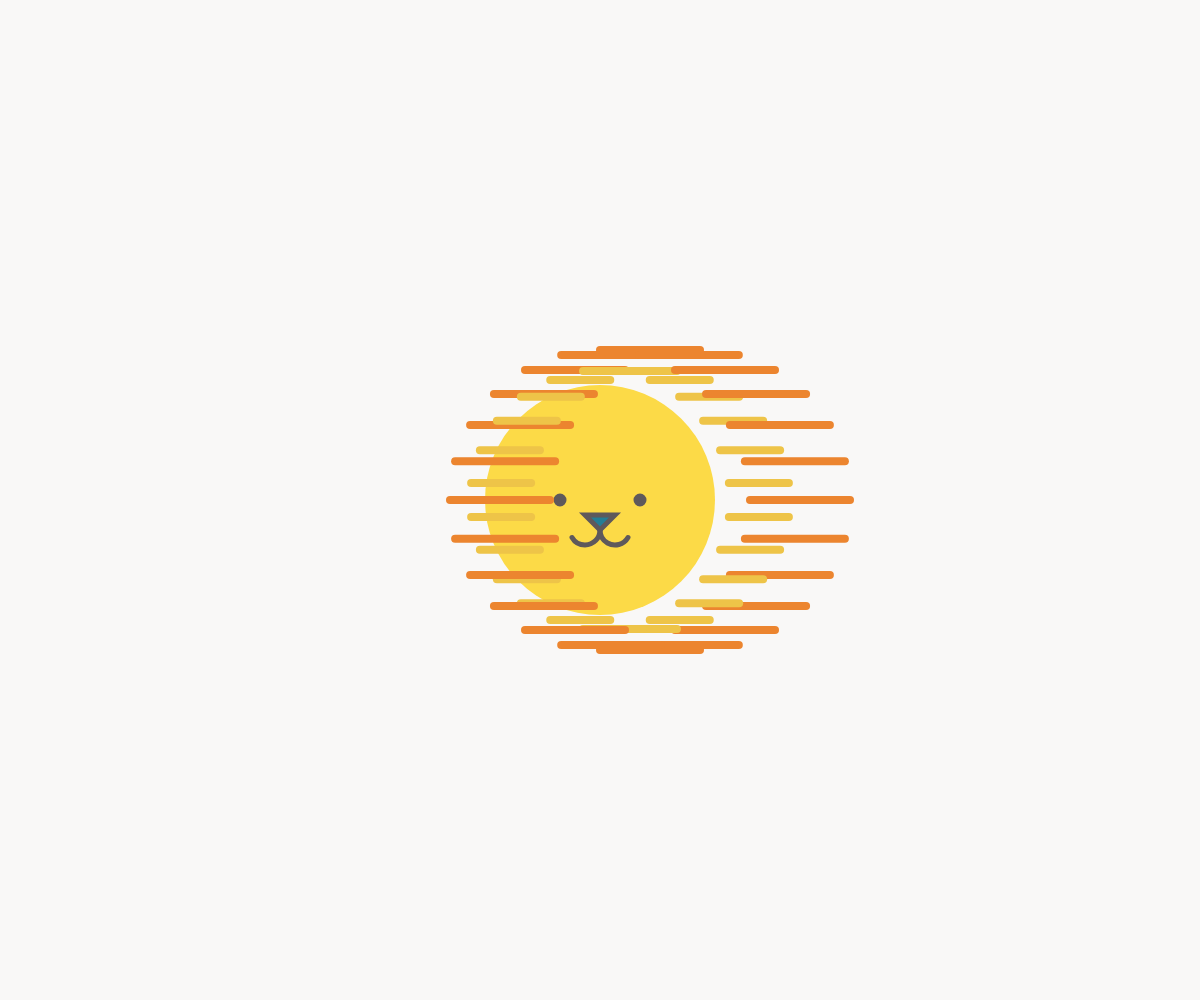
Frame 1 (no input)
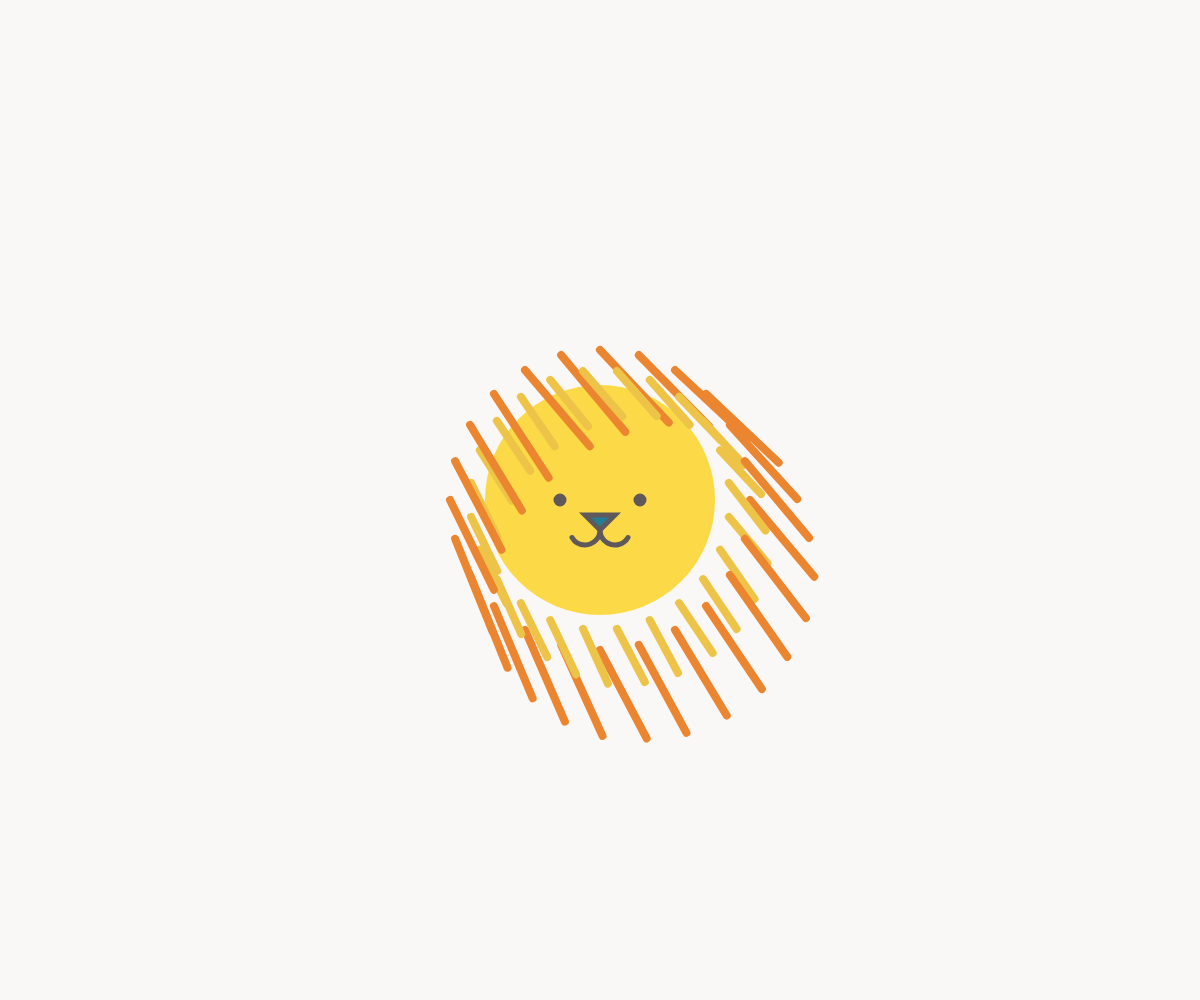
Frame 60 (no input)
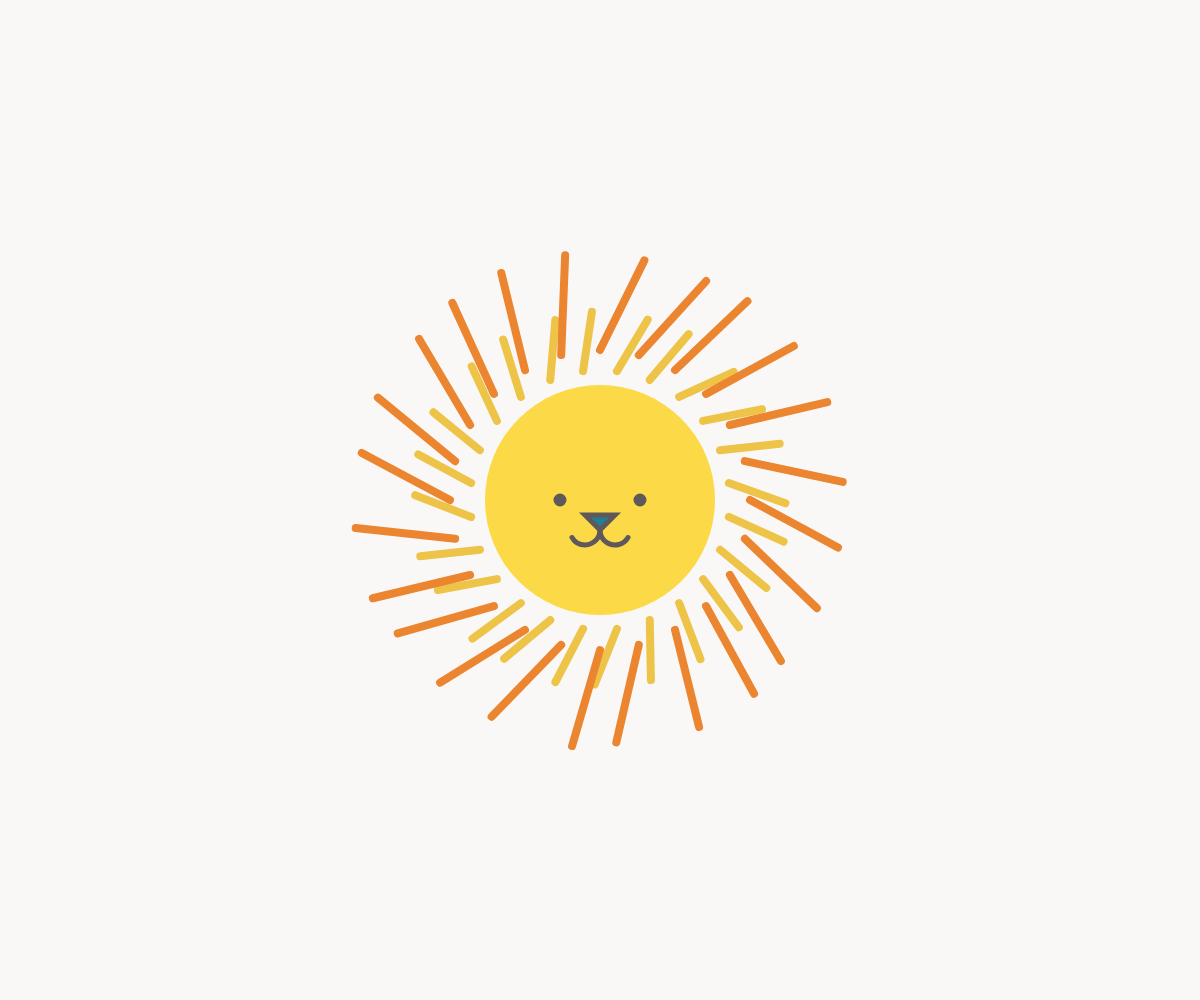
Frame 120 (the mouse pressed at the canvas centre since frame 60)

The p5.js sketch that drew these frames (run headless with seeded random() and noise() and a simulated clock; from frame 60 on, the mouse is pressed at the canvas centre):

// p5.js sketch
// ── sketch.js
var hairs = [];

function preload(){
  // put preload code here
}

function setup() {
  createCanvas(windowWidth,windowHeight)

  angleMode(DEGREES);

  //radius of the outer crest
  var radius = 150;
  //radius of the inner crest
  var radius2 = 130;

  //position of the hairs of the two crests
  for (var i = 0; i < 360; i+=15) {
    var tempX = cos(i)*radius;
    var tempY = sin(i)*radius;
    tempHair = new Hair(windowWidth/2 + tempX, windowHeight/2 + tempY, 100, "#ec852f");
    hairs.push(tempHair);
    tempX = cos(i+15/2)*radius2;
    tempY = sin(i+15/2)*radius2;
    tempHair2 = new Hair(windowWidth/2 + tempX, windowHeight/2 + tempY, 60, "#eec448");
    hairs.push(tempHair2);
  }
}

function draw() {
  background("#f9f8f7");

  //DRAW THE LION'S FACE

  //head
  fill("#fcda47")
  noStroke();
  ellipse(windowWidth/2,windowHeight/2,230)

  //mouth
  strokeWeight(5);
  stroke("#5f595b");
  noFill();
  arc(windowWidth/2+15,windowHeight/2+30,30,30,30,180);
  arc(windowWidth/2-15,windowHeight/2+30,30,30,0,150);

  //eyes
  fill("#5f595b");
  ellipse(windowWidth/2 + 40,windowHeight/2,8)
  ellipse(windowWidth/2 - 40,windowHeight/2,8)

  //nose
  fill("#257d94");
  stroke("#5f595b");
  triangle(windowWidth/2,windowHeight/2+30,windowWidth/2 - 15,windowHeight/2+15,windowWidth/2 + 15,windowHeight/2+15)

  //DRAW THE TWO CRESTS
  for (var i = 0; i < hairs.length; i++) {
    b=hairs[i];
    b.display();
    b.noisy();
  }


}

//object HAIR of the crest
function Hair(_x, _y, _length, _color) {
  //PROPERTIES
  this.x = _x;
  this.y = _y;
  this.length = _length;
  this.color = _color;
  /*
  when a new hair is created it gets a random value for the noise seed,
  so that every hair has a different noise
  */
  this.noiseSeed = random();
  this.noise

  //METHODS

  /*
  the DISPLAY function draws the hair with the first
  point fixed and the other one opposite to the mouse position
  */
  this.display = function (i, xin, yin) {
    //distance mouse-first point
    dx = mouseX - this.x;
    dy = mouseY - this.y;
    //calculate the angle opposite to the nouse position (and add the noise)
    angle1 = atan2(dy, dx) + 180 + this.noise;
    //draw the segment
    segment(this.x, this.y, angle1, this.color, this.length);
  }

  //the NOISY function refresh the NOISE value of the hair
  this.noisy = function (){
    this.noise = 45*noise(frameCount/100 + this.noiseSeed);
  }

}


// the SEGMENT function drwas the hair
function segment(x, y, a, color, length) {
  push();
  translate(x, y);
  rotate(a);
  stroke(color);
  strokeWeight(8);
  line(0, 0, length, 0);
  pop();
}
